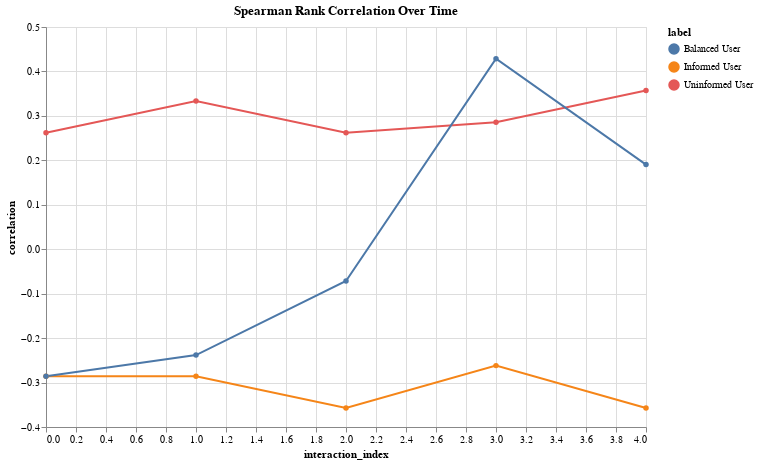

The notebook cell this image was saved under:
### Code cell
# Combine all correlation data
all_correlation_data = correlation_data_1 + correlation_data_2 + correlation_data_3

# Convert correlation data to a DataFrame
correlation_df = pd.DataFrame(all_correlation_data)

# Create an Altair line chart for the correlations
chart = alt.Chart(correlation_df).mark_line(point=True).encode(
    x='interaction_index:Q',
    y='correlation:Q',
    color='label:N',  # Use different colors for each dataset
    tooltip=['interaction_index:Q', 'correlation:Q', 'label:N']
).properties(
    title='Spearman Rank Correlation Over Time',
    width=600,
    height=400
)

# Show the chart
chart.display()

### Figure 1 — Vega-Lite specification as saved in the notebook (floating-point values rounded to 4 significant figures)
{"config": {"view": {"continuousWidth": 300, "continuousHeight": 300}}, "data": {"name": "data-ff58dc7da449859177917a6116549eab"}, "mark": {"type": "line", "point": true}, "encoding": {"color": {"field": "label", "type": "nominal"}, "tooltip": [{"field": "interaction_index", "type": "quantitative"}, {"field": "correlation", "type": "quantitative"}, {"field": "label", "type": "nominal"}], "x": {"field": "interaction_index", "type": "quantitative"}, "y": {"field": "correlation", "type": "quantitative"}}, "height": 400, "title": "Spearman Rank Correlation Over Time", "width": 600, "$schema": "https://vega.github.io/schema/vega-lite/v5.20.1.json", "datasets": {"data-ff58dc7da449859177917a6116549eab": [{"interaction_index": 0, "correlation": 0.2619, "label": "Uninformed User"}, {"interaction_index": 1, "correlation": 0.3333, "label": "Uninformed User"}, {"interaction_index": 2, "correlation": 0.2619, "label": "Uninformed User"}, {"interaction_index": 3, "correlation": 0.2857, "label": "Uninformed User"}, {"interaction_index": 4, "correlation": 0.3571, "label": "Uninformed User"}, {"interaction_index": 0, "correlation": -0.2857, "label": "Informed User"}, {"interaction_index": 1, "correlation": -0.2857, "label": "Informed User"}, {"interaction_index": 2, "correlation": -0.3571, "label": "Informed User"}, {"interaction_index": 3, "correlation": -0.2619, "label": "Informed User"}, {"interaction_index": 4, "correlation": -0.3571, "label": "Informed User"}, {"interaction_index": 0, "correlation": -0.2857, "label": "Balanced User"}, {"interaction_index": 1, "correlation": -0.2381, "label": "Balanced User"}, {"interaction_index": 2, "correlation": -0.07143, "label": "Balanced User"}, {"interaction_index": 3, "correlation": 0.4286, "label": "Balanced User"}, {"interaction_index": 4, "correlation": 0.1905, "label": "Balanced User"}]}}
